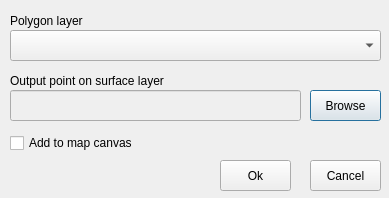
<?xml version="1.0" encoding="UTF-8"?>
<ui version="4.0">
 <class>RealCentroid</class>
 <widget class="QDialog" name="RealCentroid">
  <property name="geometry">
   <rect>
    <x>0</x>
    <y>0</y>
    <width>389</width>
    <height>198</height>
   </rect>
  </property>
  <property name="windowTitle">
   <string>RealCentroid</string>
  </property>
  <property name="modal">
   <bool>true</bool>
  </property>
  <widget class="QLabel" name="label">
   <property name="geometry">
    <rect>
     <x>10</x>
     <y>10</y>
     <width>111</width>
     <height>21</height>
    </rect>
   </property>
   <property name="text">
    <string>Polygon layer</string>
   </property>
  </widget>
  <widget class="QComboBox" name="layerBox">
   <property name="geometry">
    <rect>
     <x>10</x>
     <y>30</y>
     <width>371</width>
     <height>31</height>
    </rect>
   </property>
  </widget>
  <widget class="QLabel" name="label_2">
   <property name="geometry">
    <rect>
     <x>10</x>
     <y>70</y>
     <width>201</width>
     <height>21</height>
    </rect>
   </property>
   <property name="text">
    <string>Output point on surface layer</string>
   </property>
  </widget>
  <widget class="QLineEdit" name="pointEdit">
   <property name="enabled">
    <bool>false</bool>
   </property>
   <property name="geometry">
    <rect>
     <x>10</x>
     <y>90</y>
     <width>291</width>
     <height>31</height>
    </rect>
   </property>
  </widget>
  <widget class="QPushButton" name="browseButton">
   <property name="geometry">
    <rect>
     <x>310</x>
     <y>90</y>
     <width>71</width>
     <height>31</height>
    </rect>
   </property>
   <property name="text">
    <string>Browse</string>
   </property>
  </widget>
  <widget class="QCheckBox" name="addBox">
   <property name="geometry">
    <rect>
     <x>10</x>
     <y>130</y>
     <width>361</width>
     <height>26</height>
    </rect>
   </property>
   <property name="text">
    <string>Add to map canvas</string>
   </property>
  </widget>
  <widget class="QPushButton" name="cancelButton">
   <property name="geometry">
    <rect>
     <x>310</x>
     <y>160</y>
     <width>71</width>
     <height>31</height>
    </rect>
   </property>
   <property name="text">
    <string>Cancel</string>
   </property>
  </widget>
  <widget class="QPushButton" name="okButton">
   <property name="geometry">
    <rect>
     <x>220</x>
     <y>160</y>
     <width>71</width>
     <height>31</height>
    </rect>
   </property>
   <property name="text">
    <string>Ok</string>
   </property>
  </widget>
 </widget>
 <resources/>
 <connections/>
</ui>
